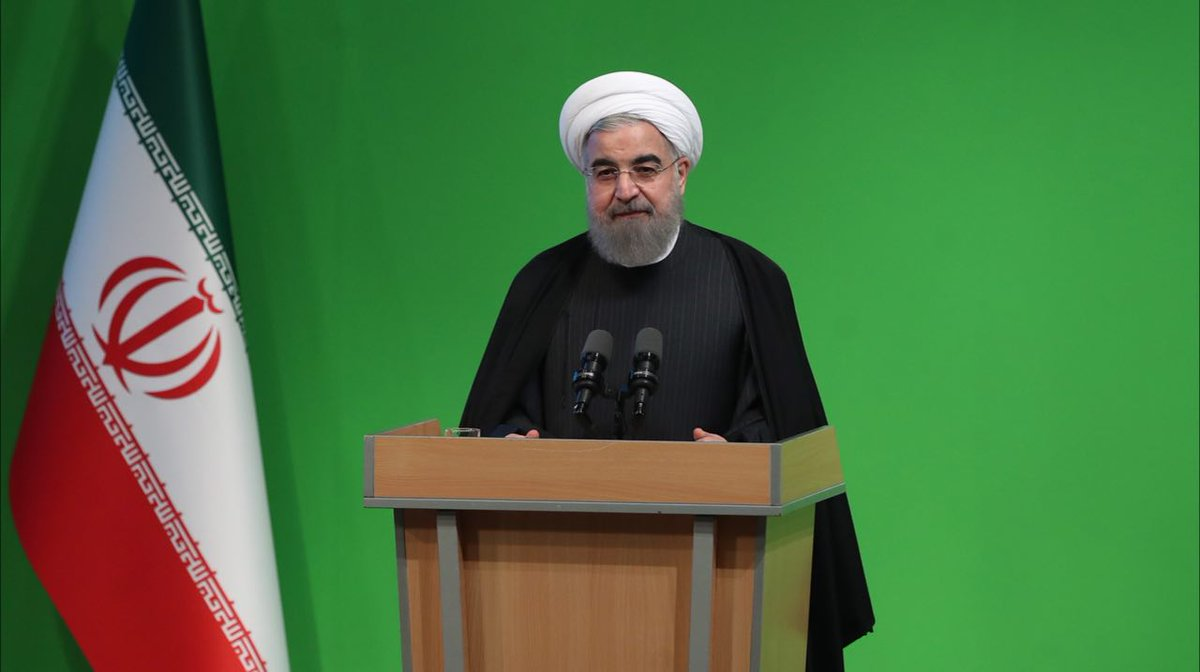
#> input picture rouhani.jpg, 1200 x 672 px
$ jupyter execute 'remove background.ipynb'
#> lines starting #> are read from the running program, lines starting #| are printed output that depends on the picture; after the words box and inside, x2 and y2 are one past the last pixel; in counts of white or black regions, pixels touching at a corner belong together
[cell 1]
import cv2
import numpy as np
import matplotlib.pyplot as plt

[cell 2]
image = cv2.cvtColor(cv2.imread('rouhani.jpg'), cv2.COLOR_RGB2HSV)
#> image: shape (672, 1200, 3); mean H, S, V 66.3, 140.2, 126.8
#plt.imshow(image)

[cell 3]
bg = cv2.resize(cv2.imread('before.jpg'),(image.shape[1],image.shape[0]))
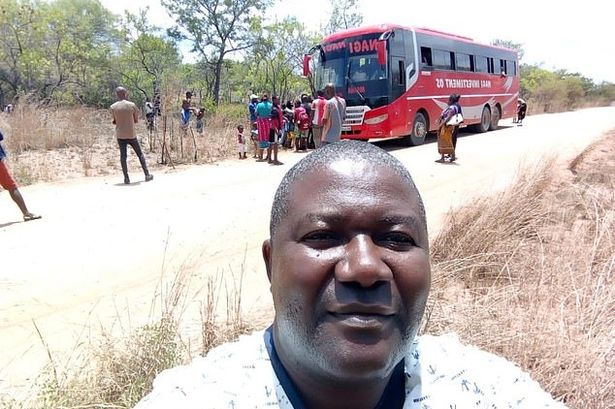
#> input picture before.jpg, 615 x 409 px
#> bg: shape (672, 1200, 3); mean H, S, V 176.6, 180.3, 189.8
#plt.imshow(bg)

[cell 4]
up = np.array([70, 255, 255])
low = np.array([50, 50, 50])

[cell 5]
mask = cv2.inRange(image, low, up)
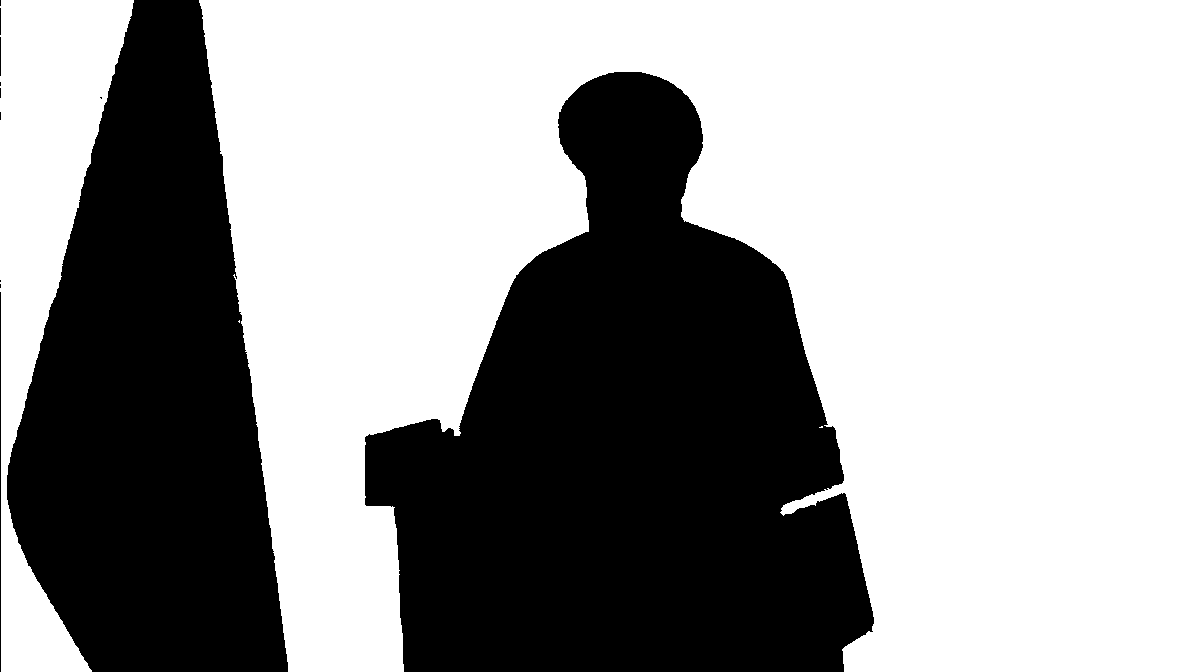
#> mask: shape (672, 1200); 61.2% white; 12 black regions (7 under 20 px), largest, box (x1, y1, x2, y2) and area: (365, 72, 874, 672) 189181, (7, 0, 288, 672) 123404, (0, 292, 1, 672) 380, (0, 37, 1, 76) 39, (0, 8, 1, 35) 27
res = cv2.bitwise_and(image, image, mask=mask)
#> res: shape (672, 1200, 3); mean H, S, V 34.9, 101.2, 82.4
#plt.imshow(mask)

[cell 6]
#plt.imshow(res)

[cell 7]
result = image - res
#> result: shape (672, 1200, 3); mean H, S, V 31.4, 39, 44.3
result = cv2.cvtColor(result, cv2.COLOR_HSV2RGB)
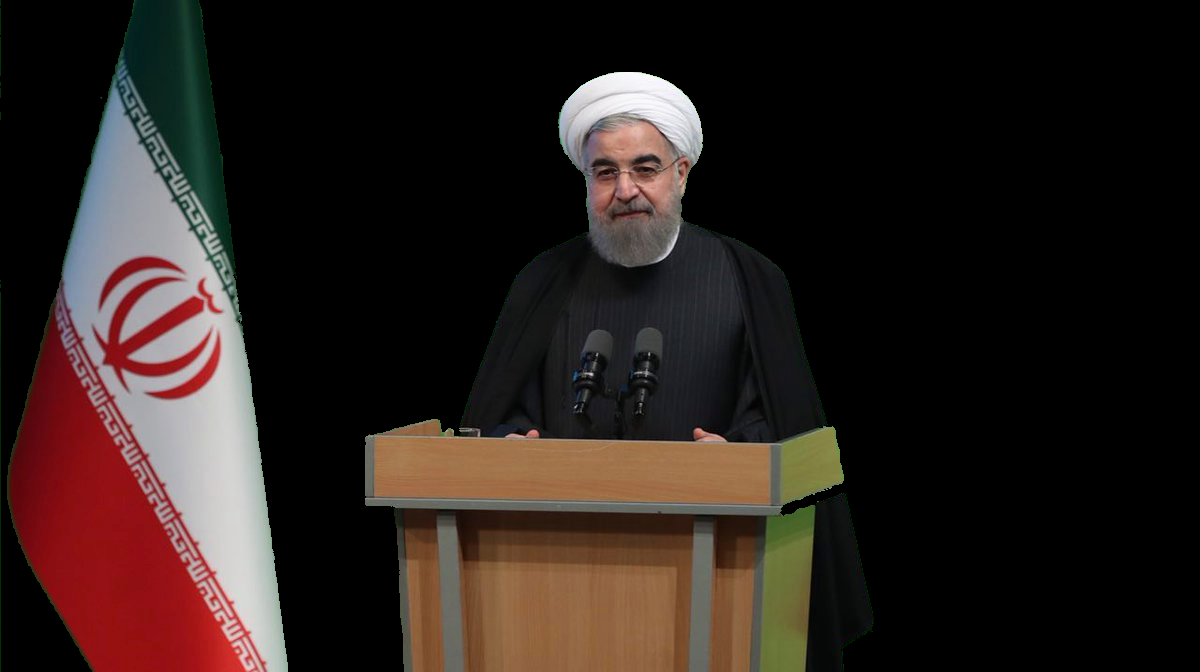
#> result: shape (672, 1200, 3); mean B, G, R 28.2, 31.9, 42.4

result = np.where(result == 0, bg , result)
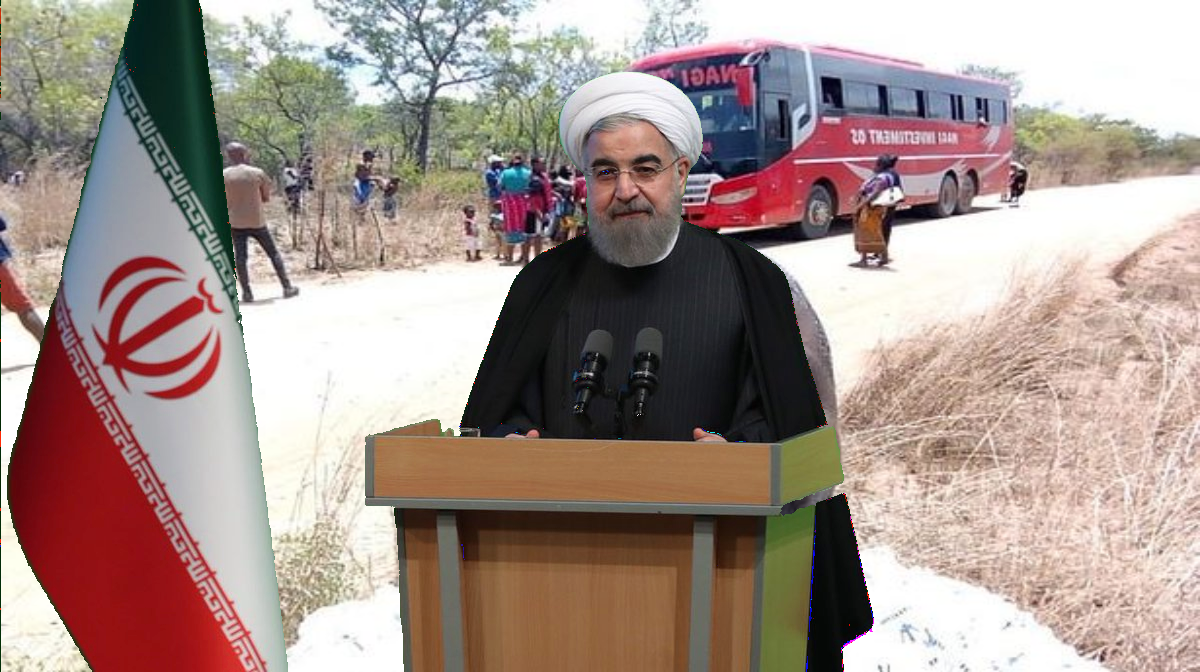
#> result: shape (672, 1200, 3); mean B, G, R 140.8, 147.3, 164.8
#plt.imshow(result)

[cell 8]
result = cv2.cvtColor(result, cv2.COLOR_RGB2BGR)
plt.imshow(result)
